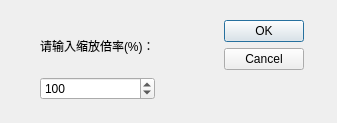
<?xml version="1.0" encoding="UTF-8"?>
<ui version="4.0">
 <class>ZoomDialog</class>
 <widget class="QDialog" name="ZoomDialog">
  <property name="geometry">
   <rect>
    <x>0</x>
    <y>0</y>
    <width>337</width>
    <height>123</height>
   </rect>
  </property>
  <property name="sizePolicy">
   <sizepolicy hsizetype="Fixed" vsizetype="Fixed">
    <horstretch>0</horstretch>
    <verstretch>0</verstretch>
   </sizepolicy>
  </property>
  <property name="windowTitle">
   <string>图像缩放 - ImageQt</string>
  </property>
  <property name="windowIcon">
   <iconset resource="default.qrc">
    <normaloff>:/img/src/edit-find.png</normaloff>:/img/src/edit-find.png</iconset>
  </property>
  <widget class="QWidget" name="layoutWidget">
   <property name="geometry">
    <rect>
     <x>40</x>
     <y>20</y>
     <width>264</width>
     <height>80</height>
    </rect>
   </property>
   <layout class="QHBoxLayout" name="horizontalLayout">
    <item>
     <layout class="QVBoxLayout" name="verticalLayout">
      <item>
       <widget class="QLabel" name="label">
        <property name="text">
         <string>请输入缩放倍率(%)：</string>
        </property>
       </widget>
      </item>
      <item>
       <widget class="QSpinBox" name="zoomFactorSpinBox">
        <property name="minimum">
         <number>-500</number>
        </property>
        <property name="maximum">
         <number>500</number>
        </property>
        <property name="singleStep">
         <number>10</number>
        </property>
        <property name="value">
         <number>100</number>
        </property>
       </widget>
      </item>
     </layout>
    </item>
    <item>
     <spacer name="horizontalSpacer">
      <property name="orientation">
       <enum>Qt::Horizontal</enum>
      </property>
      <property name="sizeHint" stdset="0">
       <size>
        <width>40</width>
        <height>20</height>
       </size>
      </property>
     </spacer>
    </item>
    <item>
     <widget class="QDialogButtonBox" name="buttonBox">
      <property name="orientation">
       <enum>Qt::Vertical</enum>
      </property>
      <property name="standardButtons">
       <set>QDialogButtonBox::Cancel|QDialogButtonBox::Ok</set>
      </property>
     </widget>
    </item>
   </layout>
  </widget>
 </widget>
 <resources>
  <include location="default.qrc"/>
 </resources>
 <connections>
  <connection>
   <sender>buttonBox</sender>
   <signal>accepted()</signal>
   <receiver>ZoomDialog</receiver>
   <slot>accept()</slot>
   <hints>
    <hint type="sourcelabel">
     <x>248</x>
     <y>254</y>
    </hint>
    <hint type="destinationlabel">
     <x>157</x>
     <y>274</y>
    </hint>
   </hints>
  </connection>
  <connection>
   <sender>buttonBox</sender>
   <signal>rejected()</signal>
   <receiver>ZoomDialog</receiver>
   <slot>reject()</slot>
   <hints>
    <hint type="sourcelabel">
     <x>316</x>
     <y>260</y>
    </hint>
    <hint type="destinationlabel">
     <x>286</x>
     <y>274</y>
    </hint>
   </hints>
  </connection>
 </connections>
</ui>
